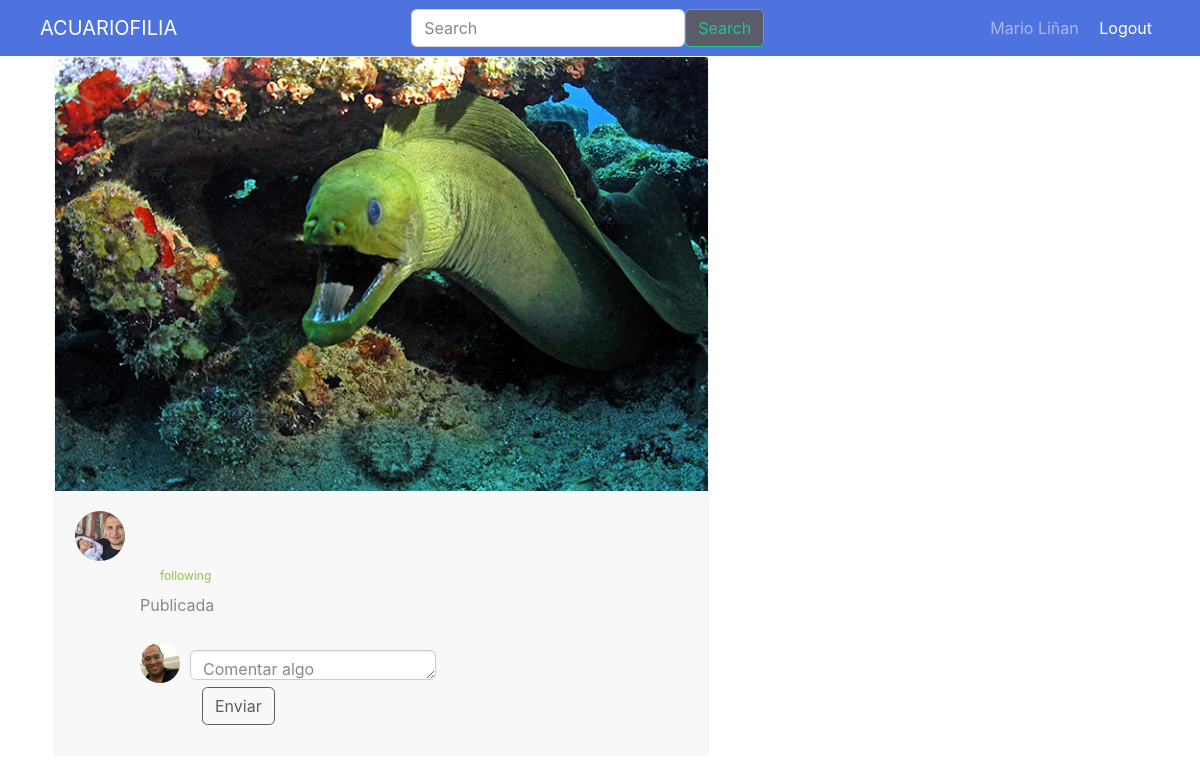
Before: /postdetail?codigo=12 (signed in) with the older database file.
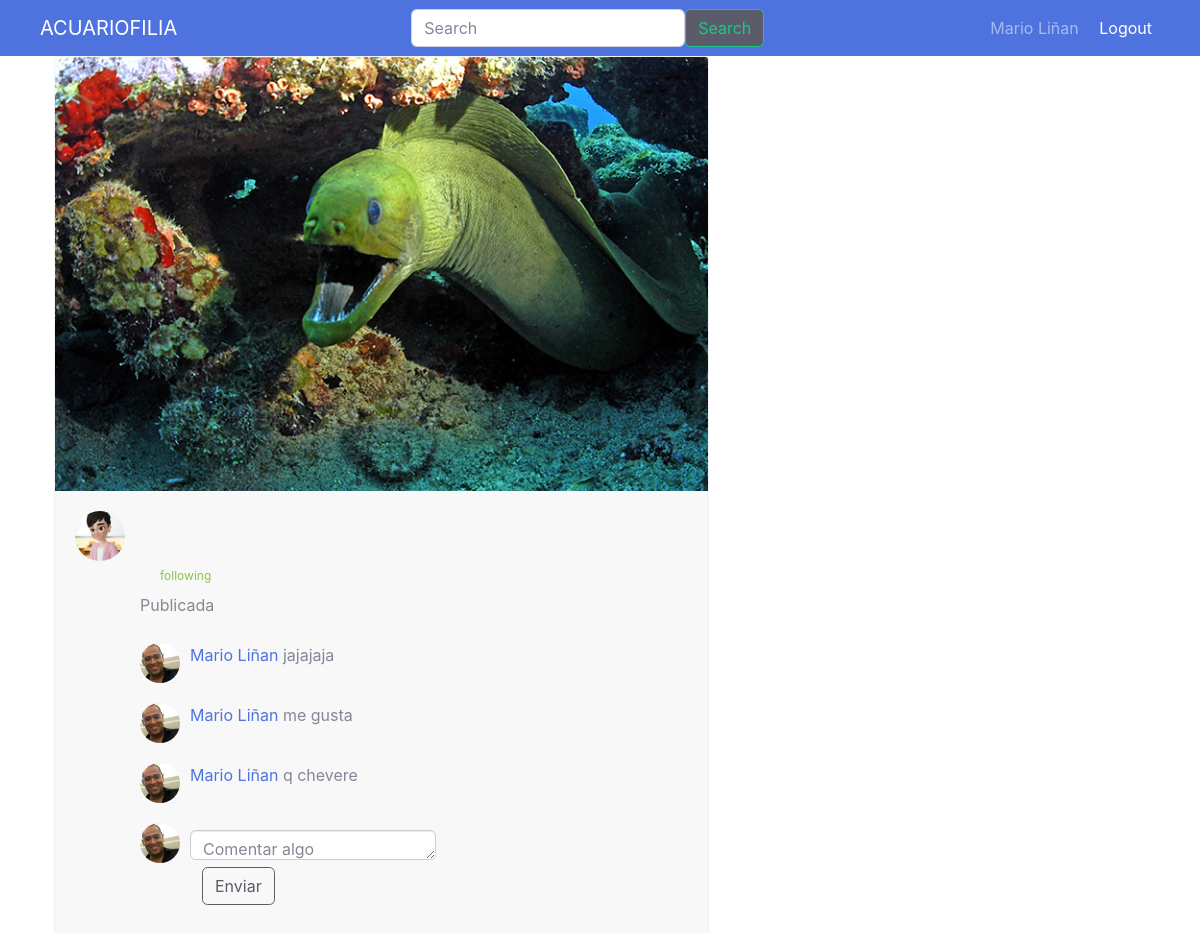
After: the same page with the newer database file.
### tables this page shows
CREATE TABLE User (UserId INTEGER PRIMARY KEY AUTOINCREMENT UNIQUE NOT NULL, name VARCHAR (20) NOT NULL, lastName VARCHAR (20) NOT NULL, email VARCHAR (30) UNIQUE NOT NULL, password VARCHAR (200) NOT NULL, birthay DATE NOT NULL, gender CHAR (15) NOT NULL, role INTEGER (1) NOT NULL, CreationDate DATETIME NOT NULL, ProfilePicURL VARCHAR (20), country CHAR (30), phone INTEGER, about CHAR (150));

CREATE TABLE Comments (CommentId INTEGER PRIMARY KEY AUTOINCREMENT NOT NULL, Content VARCHAR NOT NULL, PostId INTEGER REFERENCES Post (PostId) NOT NULL, UserId INTEGER REFERENCES User (UserId) NOT NULL, CreationDate DATETIME NOT NULL);

### main.py (the view)
@app.route('/postdetail')
def postdetail():
    idp = request.args.get('codigo')
    sql = f'SELECT * FROM Post , User WHERE User.UserId=Post.UserId AND Post.PostId = {idp}'
    db = get_db()
    cursorObj = db.cursor()
    cursorObj.execute(sql)
    postsel = cursorObj.fetchall()
    sql = f'SELECT * from Comments, User WHERE User.UserId=Comments.UserId AND Comments.PostId = {idp}'
    db = get_db()
    cursorObj = db.cursor()
    cursorObj.execute(sql)
    comPost = cursorObj.fetchall()
    return render_template("postdetail.html", postsel=postsel,comPost=comPost)

### db.py (called while the page is built)
def get_db():
    try:
        if 'db' not in g:
            print('Connection OK')
            g.db = sqlite3.connect('database.db')
        return g.db
    except Error:
        print(Error)

### templates/postdetail.html (shortened to what this page needs)
<!DOCTYPE html>
<html lang="es">
    <head>
        <link href="../static/css/post_style.css" rel="stylesheet">
        <link href="../static/css/sb-admin-2.min.css" rel="stylesheet">
    </head>
            <nav class="navbar navbar-expand-lg navbar-dark bg-primary">
                <div class="container-fluid">
                    <a class="navbar-brand" href="{{'feed'}}">ACUARIOFILIA</a>
                    <form class="d-flex" form action="{{url_for('search')}}" method="post" enctype="multipart/form-data">
                        <input class="form-control me-2" type="search" name="palabra" placeholder="Search" aria-label="Search">
                        <button class="btn btn-outline-success bg-primary bg-dark" type="submit">Search</button>
                    </form>
                    <div class="" id="">
                        <div class="">
                            {% if 'id' in session %}
                                <span class="navbar-text p-2 bd-highlight"> {{ session['fullname'] }} </span>
                                <span class="navbar-text p-2 bd-highlight"> <a href="{{'login'}}">Logout</a> </span>
                            {% else %}
                                <span class="navbar-text p-2 bd-highlight"> <a href="{{'login'}}">Login</a> </span>
                            {% endif %}
                        </div>
                    </div>
                </div>
            </nav>
        <div class="container  bootstrap snippets bootdey">
            <div class="fila">
                <div class="colunam-md-12">
                    <div class="post-content ">
                        <img src="../static/images/post/{% print(postsel[0][1]) %}" class="img-fluid" alt=" image">
                            <div class="post-container">
                                <img src="../static/images/perfil/{% print(postsel[0][15]) %}" alt="user" class="fotoperfil-md-left">
                                <div class="post-detail">
                                    <div class="user-info">
                                        <h5><a href="{{url_for('perfil', codigo = postsel[0][4]) }}" class="profile-link">{% print(postsel[7]) %}</a> <span class="following">following</span></h5>
                                        <p class="text-muted">Publicada {% print(postsel[3]) %}</p>
                                    </div>
                                    {% for com in comPost %}
                                        <div class="post-comment">
                                            <img src="../static/images/perfil/{% print(com[14]) %}" alt="" class="profile-photo-sm">
                                            <p><a href="{{url_for('perfil', codigo = com[3]) }}" class="profile-link">{% print(com[6]) %} {% print(com[7]) %}</a> {% print(com[1]) %} </p>
                                        </div>
                                    {% endfor %}
                                    <div class="post-comment">
                                        <img src="../static/images/perfil/{% print(session['foto']) %}" alt="" class="profile-photo-sm">
                                        <form class="flex" form action="{{url_for('addcomm', codigo = postsel[0][0])}}" method="post" enctype="multipart/form-data">
                                            <textarea class="form-control form-control-user" name="comentario" id="comentario" placeholder="Comentar algo"></textarea>
                                            <div class="col">
                                                <button class="btn btn-outline-dark" type="submit">Enviar</button>
                                            </div>
                                        </form>
                                    </div>
                                </div>
                            </div>
                        </div>
                    </div>
                </div>
            </div>
    </body>
</html>

Changed rows visible on the page:
no longer on this page (row unchanged): User: ProfilePicURL (picture)
now on this page (row unchanged): User: ProfilePicURL (picture)
added Comments: ProfilePicURL (picture), Content "jajajaja"
now on this page (row unchanged): User: name "Mario", lastName "Liñan"
added Comments: ProfilePicURL (picture), Content "me gusta"
added Comments: ProfilePicURL (picture), Content "q chevere"
